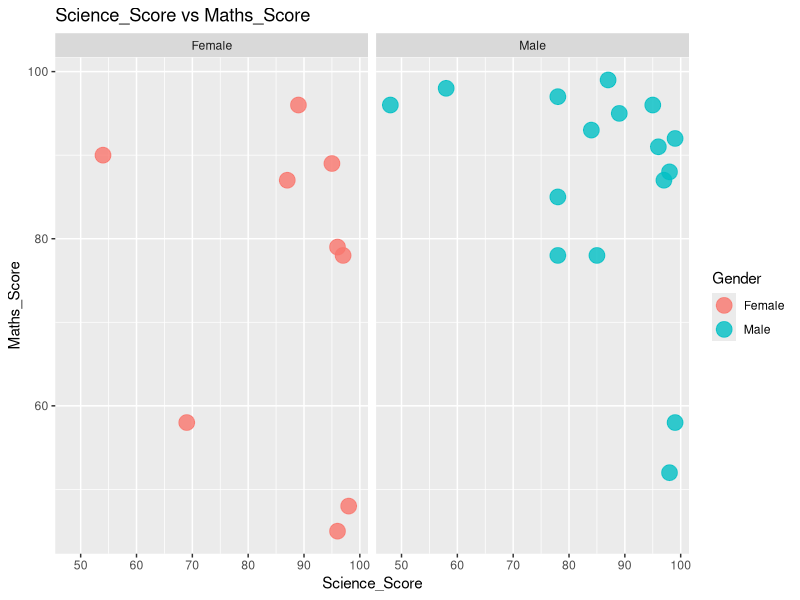
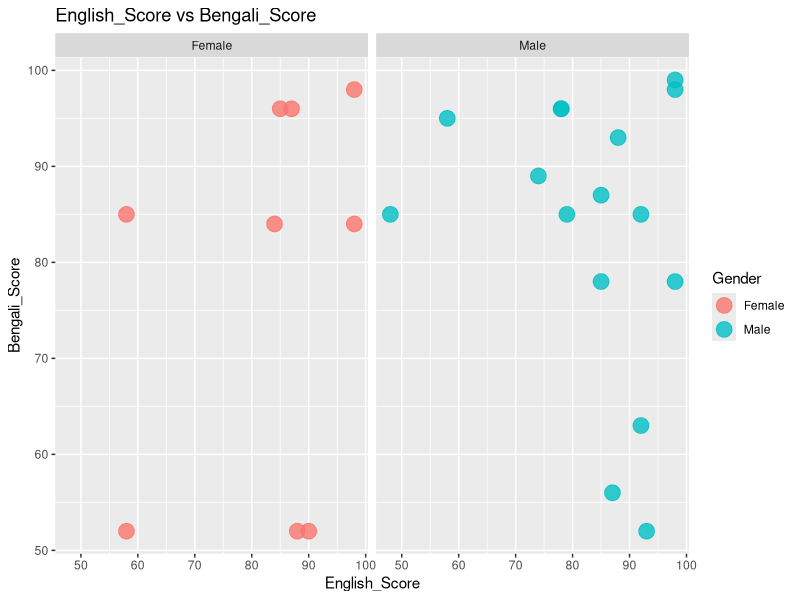
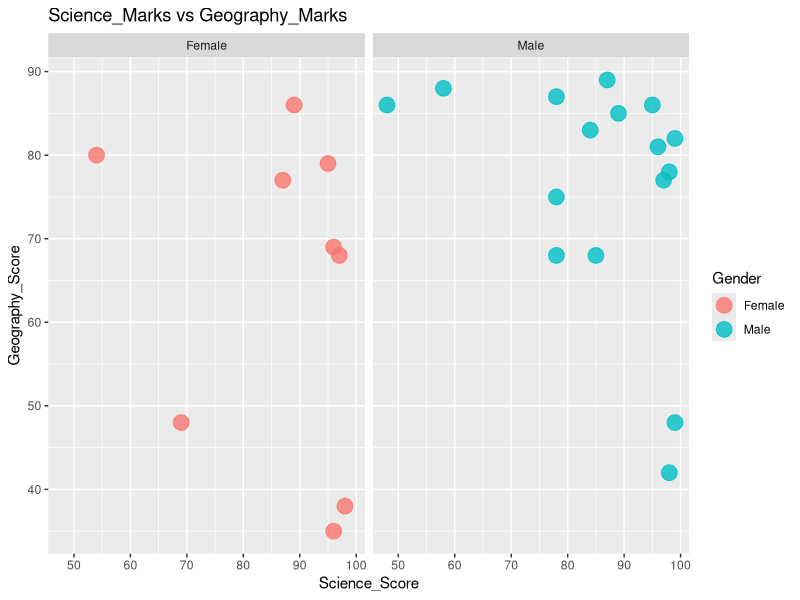
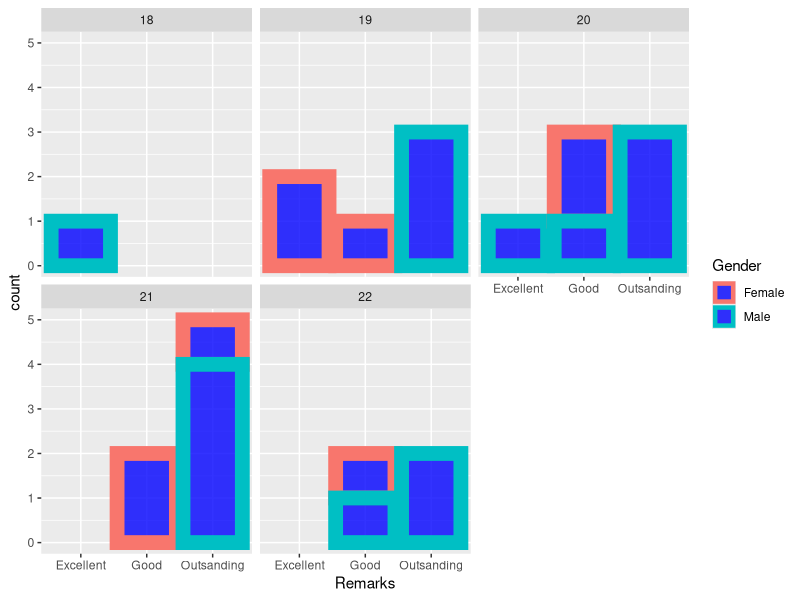

Reproduce these figures in R, in order.
## ---- chunk 1
# Here we install and load all required packages
install.packages("tidyverse")
library(tidyverse)
library(dplyr)
library(ggplot2)
## ---- chunk 2
# Here we will read the file using read.csv() function
score_df <- read_csv("Exam_Score.csv")
## ---- chunk 3
# Getting preview of the data frame using View() function
View(score_df)
## ---- chunk 4
# Getting the structure of the data frame using str() function
str(score_df)
## ---- chunk 5
# Getting column names of the data frame using colnames() function
colnames(score_df)
## ---- chunk 6
# Getting summary statitics of the data frame
summary(score_df)
# We can also use the glimpse() function
## ---- chunk 7
nrow(score_df)
ncol(score_df)
## ---- chunk 8
# Selecting the Total_Marks and Percentage Column
score_df %>% select(Total_Marks,Percentage) %>% arrange(Total_Marks)
# arrange() will automatically arrange in ascending order
# To make it in descending order we use arrange(desc(Total_Marks)) command
## ---- chunk 9
# Filtering rows having good remarks and maths_score greater than or equal to 90
score_df %>% filter(Remarks=='Good' & Maths_Score >=90)

## ---- chunk 10
# Finding the mean and minimum maths_marks and maximum math_marks
score_df %>% summarize(maths_mean=mean(Maths_Score),math_min=min(Maths_Score),
                      math_max=max(Maths_Score))
## ---- chunk 11
# Creating a new column called geography _marks and naming it as updated_score_df
updated_score_df <- score_df %>% mutate(Geography_Score= (Maths_Score-10))
head(updated_score_df,5)
# The new variable name is Geography_Score
# We obtain the values of the variable by subtracting 10 from Maths_Score
## ---- chunk 12
colnames(updated_score_df)
## ---- chunk 13
# Plotting scatter plot for Science_Marks vs Maths_Score and customizing it
p=ggplot(data=updated_score_df)+
geom_point(mapping=aes(x=Science_Score,y=Maths_Score,color=Gender),alpha=0.8,size=5)+
facet_wrap(~Gender)+
labs(title="Science_Score vs Maths_Score ",x='Science_Score',y='Maths_Score')
p
## ---- chunk 14
# Plotting scatter plot for English_Marks vs Bengali_Score and customizing it
p1=ggplot(data=updated_score_df)+
geom_point(mapping=aes(x=English_Score,y=Bengali_Score,color=Gender),alpha=0.8,size=5)+
facet_wrap(~Gender)+
labs(title="English_Score vs Bengali_Score ",x='English_Score',y='Bengali_Score')
p1
## ---- chunk 15
# Plotting scatter plot for Science_Marks vs Geography_Marks and customizing it
p2=ggplot(data=updated_score_df)+
geom_point(mapping=aes(x=Science_Score,y=Geography_Score,color=Gender),alpha=0.8,size=5)+
facet_wrap(~Gender)+
labs(title='Science_Marks vs Geography_Marks',x='Science_Score',y='Geography_Score')
p2
## ---- chunk 16
# Plot a bar graph of remarks for different age students labeled with gender
p3=ggplot(data=updated_score_df)+
geom_bar(mapping=aes(x=Remarks,color=Gender),alpha=0.8,size=5,fill='blue')+facet_wrap(~Age)
p3
